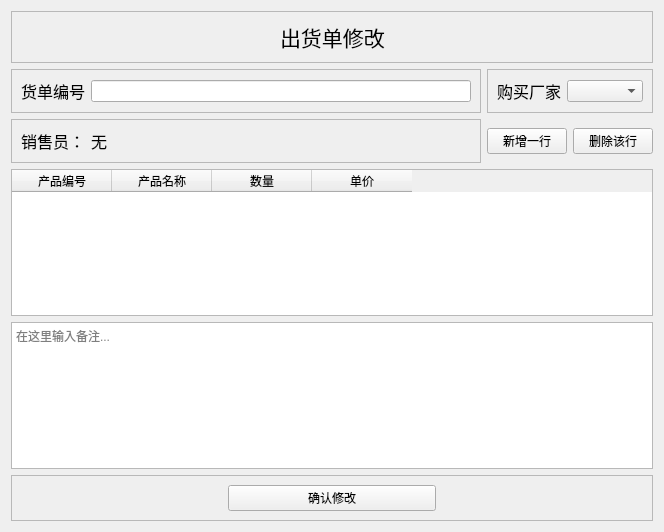
<?xml version="1.0" encoding="UTF-8"?>
<ui version="4.0">
 <class>UpdateoutOrder</class>
 <widget class="QWidget" name="UpdateoutOrder">
  <property name="geometry">
   <rect>
    <x>0</x>
    <y>0</y>
    <width>664</width>
    <height>532</height>
   </rect>
  </property>
  <property name="windowTitle">
   <string>Form</string>
  </property>
  <layout class="QGridLayout" name="gridLayout">
   <item row="0" column="0" colspan="3">
    <widget class="QFrame" name="frame">
     <property name="frameShape">
      <enum>QFrame::StyledPanel</enum>
     </property>
     <property name="frameShadow">
      <enum>QFrame::Raised</enum>
     </property>
     <layout class="QHBoxLayout" name="horizontalLayout_9">
      <item>
       <spacer name="horizontalSpacer_9">
        <property name="orientation">
         <enum>Qt::Horizontal</enum>
        </property>
        <property name="sizeHint" stdset="0">
         <size>
          <width>40</width>
          <height>20</height>
         </size>
        </property>
       </spacer>
      </item>
      <item>
       <widget class="QLabel" name="label_7">
        <property name="sizePolicy">
         <sizepolicy hsizetype="Preferred" vsizetype="Fixed">
          <horstretch>0</horstretch>
          <verstretch>0</verstretch>
         </sizepolicy>
        </property>
        <property name="font">
         <font>
          <pointsize>16</pointsize>
         </font>
        </property>
        <property name="text">
         <string>出货单修改</string>
        </property>
       </widget>
      </item>
      <item>
       <spacer name="horizontalSpacer_10">
        <property name="orientation">
         <enum>Qt::Horizontal</enum>
        </property>
        <property name="sizeHint" stdset="0">
         <size>
          <width>40</width>
          <height>20</height>
         </size>
        </property>
       </spacer>
      </item>
     </layout>
    </widget>
   </item>
   <item row="1" column="0">
    <widget class="QFrame" name="frame_2">
     <property name="frameShape">
      <enum>QFrame::StyledPanel</enum>
     </property>
     <property name="frameShadow">
      <enum>QFrame::Raised</enum>
     </property>
     <layout class="QHBoxLayout" name="horizontalLayout_10">
      <item>
       <widget class="QLabel" name="label_8">
        <property name="font">
         <font>
          <pointsize>12</pointsize>
         </font>
        </property>
        <property name="text">
         <string>货单编号</string>
        </property>
       </widget>
      </item>
      <item>
       <widget class="QLineEdit" name="lineeditId">
        <property name="readOnly">
         <bool>true</bool>
        </property>
       </widget>
      </item>
     </layout>
    </widget>
   </item>
   <item row="1" column="1" colspan="2">
    <widget class="QFrame" name="frame_3">
     <property name="frameShape">
      <enum>QFrame::StyledPanel</enum>
     </property>
     <property name="frameShadow">
      <enum>QFrame::Raised</enum>
     </property>
     <layout class="QHBoxLayout" name="horizontalLayout_8">
      <item>
       <widget class="QLabel" name="label_6">
        <property name="font">
         <font>
          <pointsize>12</pointsize>
         </font>
        </property>
        <property name="text">
         <string>购买厂家</string>
        </property>
       </widget>
      </item>
      <item>
       <widget class="QComboBox" name="combobox">
        <property name="sizePolicy">
         <sizepolicy hsizetype="Expanding" vsizetype="Fixed">
          <horstretch>0</horstretch>
          <verstretch>0</verstretch>
         </sizepolicy>
        </property>
       </widget>
      </item>
     </layout>
    </widget>
   </item>
   <item row="2" column="0">
    <widget class="QFrame" name="frame_4">
     <property name="frameShape">
      <enum>QFrame::StyledPanel</enum>
     </property>
     <property name="frameShadow">
      <enum>QFrame::Raised</enum>
     </property>
     <layout class="QHBoxLayout" name="horizontalLayout_7">
      <item>
       <widget class="QLabel" name="label_5">
        <property name="font">
         <font>
          <pointsize>12</pointsize>
         </font>
        </property>
        <property name="text">
         <string>销售员：</string>
        </property>
       </widget>
      </item>
      <item>
       <widget class="QLabel" name="labelSalesman">
        <property name="font">
         <font>
          <pointsize>12</pointsize>
         </font>
        </property>
        <property name="text">
         <string>无</string>
        </property>
       </widget>
      </item>
      <item>
       <spacer name="horizontalSpacer_8">
        <property name="orientation">
         <enum>Qt::Horizontal</enum>
        </property>
        <property name="sizeHint" stdset="0">
         <size>
          <width>40</width>
          <height>20</height>
         </size>
        </property>
       </spacer>
      </item>
     </layout>
    </widget>
   </item>
   <item row="2" column="1">
    <widget class="QPushButton" name="btnNewRow">
     <property name="text">
      <string>新增一行</string>
     </property>
    </widget>
   </item>
   <item row="2" column="2">
    <widget class="QPushButton" name="btnDelRow">
     <property name="text">
      <string>删除该行</string>
     </property>
    </widget>
   </item>
   <item row="3" column="0" colspan="3">
    <widget class="QTableWidget" name="tableWidget">
     <property name="editTriggers">
      <set>QAbstractItemView::DoubleClicked</set>
     </property>
     <column>
      <property name="text">
       <string>产品编号</string>
      </property>
     </column>
     <column>
      <property name="text">
       <string>产品名称</string>
      </property>
     </column>
     <column>
      <property name="text">
       <string>数量</string>
      </property>
     </column>
     <column>
      <property name="text">
       <string>单价</string>
      </property>
     </column>
    </widget>
   </item>
   <item row="4" column="0" colspan="3">
    <widget class="QTextBrowser" name="textBrowser">
     <property name="readOnly">
      <bool>false</bool>
     </property>
     <property name="placeholderText">
      <string>在这里输入备注...</string>
     </property>
    </widget>
   </item>
   <item row="5" column="0" colspan="3">
    <widget class="QFrame" name="frame_5">
     <property name="frameShape">
      <enum>QFrame::StyledPanel</enum>
     </property>
     <property name="frameShadow">
      <enum>QFrame::Raised</enum>
     </property>
     <layout class="QHBoxLayout" name="horizontalLayout_6">
      <item>
       <spacer name="horizontalSpacer_6">
        <property name="orientation">
         <enum>Qt::Horizontal</enum>
        </property>
        <property name="sizeHint" stdset="0">
         <size>
          <width>40</width>
          <height>20</height>
         </size>
        </property>
       </spacer>
      </item>
      <item>
       <widget class="QPushButton" name="pushbtn">
        <property name="sizePolicy">
         <sizepolicy hsizetype="Expanding" vsizetype="Fixed">
          <horstretch>0</horstretch>
          <verstretch>0</verstretch>
         </sizepolicy>
        </property>
        <property name="text">
         <string>确认修改</string>
        </property>
       </widget>
      </item>
      <item>
       <spacer name="horizontalSpacer_7">
        <property name="orientation">
         <enum>Qt::Horizontal</enum>
        </property>
        <property name="sizeHint" stdset="0">
         <size>
          <width>40</width>
          <height>20</height>
         </size>
        </property>
       </spacer>
      </item>
     </layout>
    </widget>
   </item>
  </layout>
 </widget>
 <resources/>
 <connections/>
</ui>
